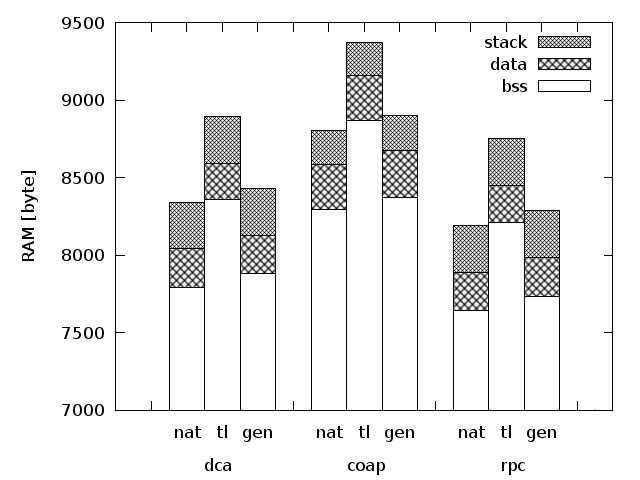

This chart was generated by the following Python code:
import plotting
import StringIO
import os
from plots import script_prolog

script = script_prolog + """
set style data histograms
set style histogram columnstacked
set style fill pattern

set key right
set auto x
set yrange [7000:9500]

set ylabel "RAM [byte]"
set xlabel "dca                       coap                       rpc"

set xtics ("" 0, \\
           "nat" 1, "tl" 2, "gen" 3, "" 4, \\
           "nat" 5, "tl" 6, "gen" 7, "" 8, \\
           "nat" 9, "tl" 10, "gen" 11, "" 12)

plot for [i=2:13] '%(infile)s' using i, '' u 14:key(1)
"""

def plot(path, values, (apps_, variants_, measurements_), numbers):
    measurements = ["bss", "data", "stack"]
    assert set(measurements).issubset(measurements_), str(measurements_)

    apps = ["dca", "coap", "rpc2"]
    assert set(apps).issubset(set(apps_)), str(apps_)

    variants = ["nat", "tl", "gen"]
    assert set(variants).issubset(set(variants_)), str(variants_)

    data = StringIO.StringIO()
    for m in measurements:
        vals = [values[(a, v, m)] for a in apps for v in variants]
        plotting.out(data, [m] + [0] + vals[0:3] + [0] + vals[3:6] + [0] + vals[6:9] + [0])
    plotdata = data.getvalue()

    config = {'outfile': os.path.join(path, "ram")}
    plotting.plot(script, config, plotdata)

    lst_bss = []
    lst_ram = []
    for a in apps:
        lst_bss.append(plotting.frac(values[(a, "nat", "bss")], values[(a, "gen", "bss")]))
        lst_ram.append(plotting.frac(
            sum([values[(a, "nat", m)] for m in measurements]),
            sum([values[(a, "gen", m)] for m in measurements])))

    numbers.write("overhead: bss: max: %.2f\n" % max(lst_bss))
    numbers.write("overhead: ram: max: %.2f\n" % max(lst_ram))
